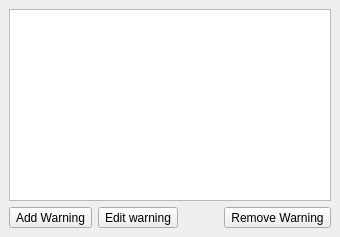
  <widget class="QDockWidget" name="dw_warnings">
   <property name="allowedAreas">
    <set>Qt::LeftDockWidgetArea|Qt::RightDockWidgetArea</set>
   </property>
   <property name="windowTitle">
    <string>Warnings</string>
   </property>
   <attribute name="dockWidgetArea">
    <number>2</number>
   </attribute>
   <widget class="QWidget" name="dwc_warnings">
    <layout class="QVBoxLayout" name="verticalLayout_4">
     <item>
      <widget class="QListWidget" name="lw_warnings">
       <property name="sortingEnabled">
        <bool>true</bool>
       </property>
      </widget>
     </item>
     <item>
      <layout class="QHBoxLayout" name="horizontalLayout_4">
       <item>
        <widget class="QToolButton" name="tbtn_add_warning">
         <property name="statusTip">
          <string>Create a new warning</string>
         </property>
         <property name="text">
          <string>Add Warning</string>
         </property>
         <property name="icon">
          <iconset resource="../rc/resources.qrc">
           <normaloff>:/images/images/warning_add.png</normaloff>:/images/images/warning_add.png</iconset>
         </property>
         <property name="iconSize">
          <size>
           <width>16</width>
           <height>16</height>
          </size>
         </property>
         <property name="toolButtonStyle">
          <enum>Qt::ToolButtonTextBesideIcon</enum>
         </property>
        </widget>
       </item>
       <item>
        <widget class="QToolButton" name="tbtn_edit_warning">
         <property name="toolTip">
          <string>Edit warning</string>
         </property>
         <property name="statusTip">
          <string>Edit the selected warning</string>
         </property>
         <property name="text">
          <string>Edit warning</string>
         </property>
         <property name="icon">
          <iconset resource="../rc/resources.qrc">
           <normaloff>:/images/images/warning_edit.png</normaloff>:/images/images/warning_edit.png</iconset>
         </property>
         <property name="iconSize">
          <size>
           <width>16</width>
           <height>16</height>
          </size>
         </property>
        </widget>
       </item>
       <item>
        <spacer name="horizontalSpacer_8">
         <property name="orientation">
          <enum>Qt::Horizontal</enum>
         </property>
         <property name="sizeHint" stdset="0">
          <size>
           <width>40</width>
           <height>20</height>
          </size>
         </property>
        </spacer>
       </item>
       <item>
        <widget class="QToolButton" name="tbtn_remove_warning">
         <property name="statusTip">
          <string>Remove the selected warning</string>
         </property>
         <property name="text">
          <string>Remove Warning</string>
         </property>
         <property name="icon">
          <iconset resource="../rc/resources.qrc">
           <normaloff>:/images/images/warning_remove.png</normaloff>:/images/images/warning_remove.png</iconset>
         </property>
         <property name="iconSize">
          <size>
           <width>16</width>
           <height>16</height>
          </size>
         </property>
         <property name="toolButtonStyle">
          <enum>Qt::ToolButtonTextBesideIcon</enum>
         </property>
        </widget>
       </item>
      </layout>
     </item>
    </layout>
   </widget>
  </widget>
